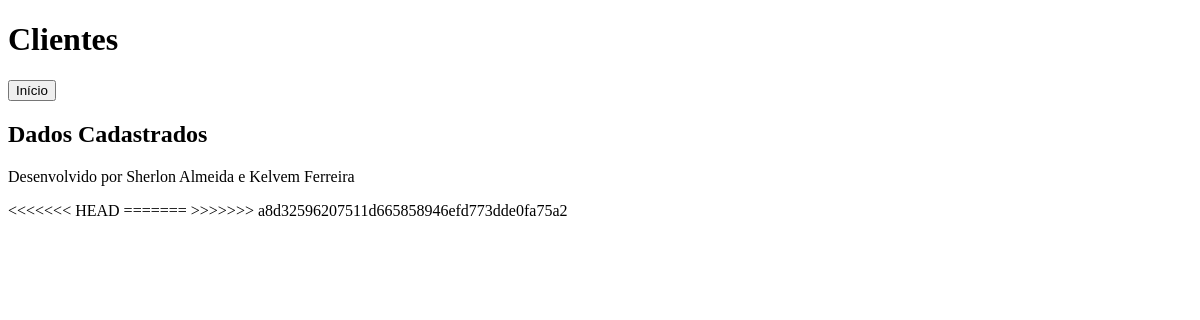
The page /cirurgiao/listar_cirurgioes on the database as committed earlier.
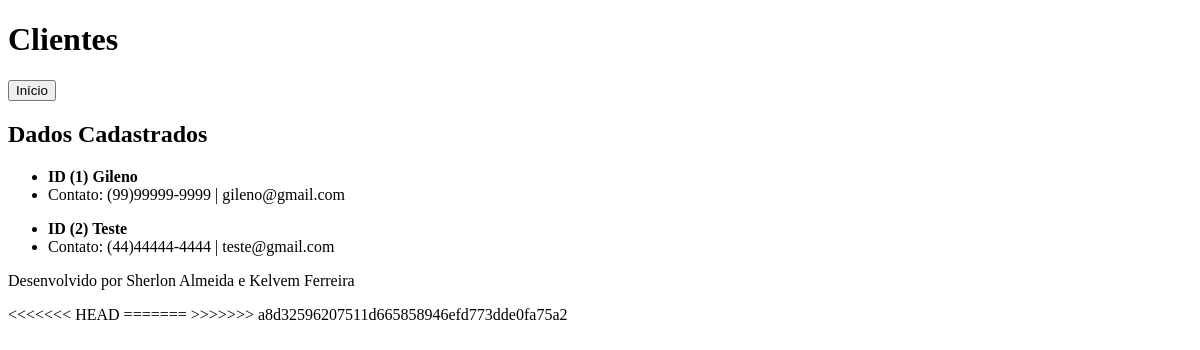
The same page on the database as committed later.
### core/models.py (models this page shows, shortened)
class Cirurgiao(models.Model):
    nome = models.CharField(max_length=100)
    telefone = models.CharField(max_length=20, blank=True, null=True)
    email = models.EmailField(max_length=50, blank=True, null=True)
    cpf = models.CharField(max_length=15, blank=True, null=True)
    crm = models.CharField(max_length=15, blank=True, null=True)
    data_cadastro = models.DateTimeField(auto_now=True) #Insere a hora atual neste campo
    class Meta: #Força que o nome da tabela seja "evento" e não "core_evento"
        db_table = 'Cirurgiao'

### core/views.py (the view)
# urls.py: path('cirurgiao/listar_cirurgioes', views.listar_cirurgioes),
def listar_cirurgioes(request):
    cirurgioes = Cirurgiao.objects.all()
    cirurgioes = cirurgioes.order_by('nome')
    data = {"dados": cirurgioes}
    return render(request,'listarDados.html', data)

### templates/listarDados.html
{% extends "model-page.html" %}
{% block content %}
    <h2>Dados Cadastrados</h2>
    {% for dado in dados %}
        <ul>
            <li> <strong>ID ({{ dado.id }}) {{dado.nome}}</strong></li>
            <li> Contato: {{ dado.telefone }} | {{dado.email}}</li>
        </ul>
    {% endfor %}
{% endblock %}

Rows that differ between the two databases and show on the page:
added Cirurgiao: id "1", nome "Gileno", telefone "(99)99999-9999", email "gileno@gmail.com"
added Cirurgiao: id "2", nome "Teste", telefone "(44)44444-4444", email "teste@gmail.com"
